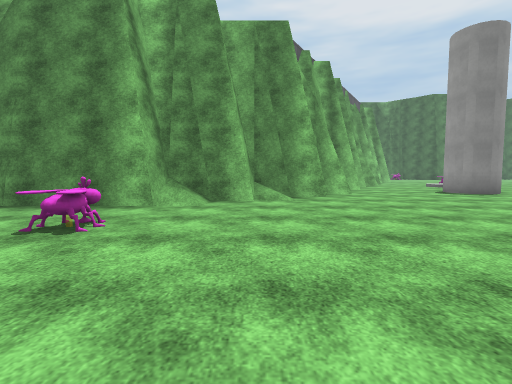
view 1 (above)

24 first-person views from a walk through a Unity game level. The camera is 1.3 m above the floor, tilts 4° down and sees 85° across. The floor is counted in squares, 2 m on a side. Each view is taken from the middle of a square. On the plan, view 1 faces up. The plan holds only what a view shows up to about 9 squares ahead; the rest is blank. The place goes on beyond the plan. Some surface patterns are stand-ins.

view 2
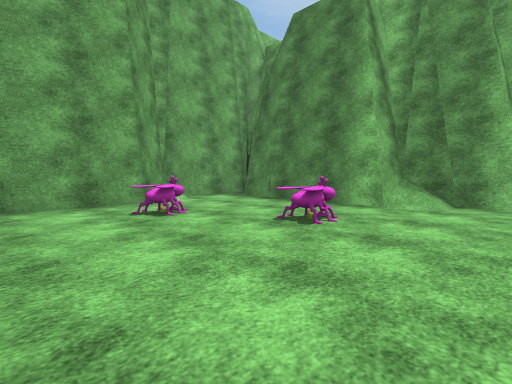

view 3
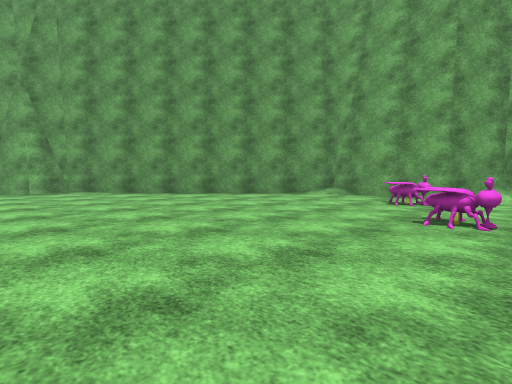

view 4
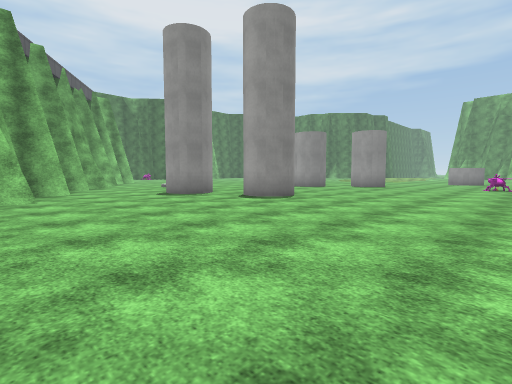

view 5
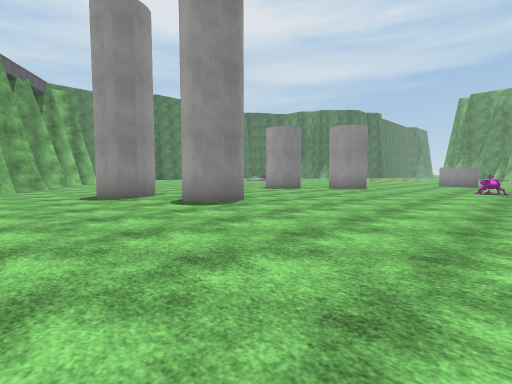

view 6
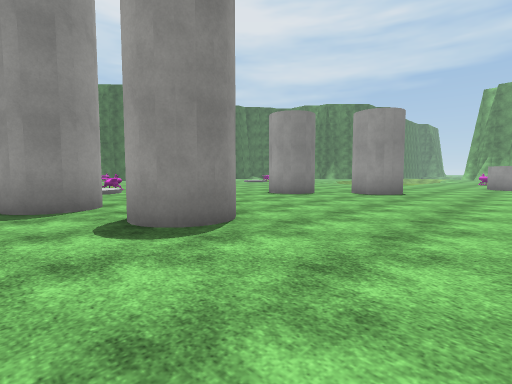

view 7
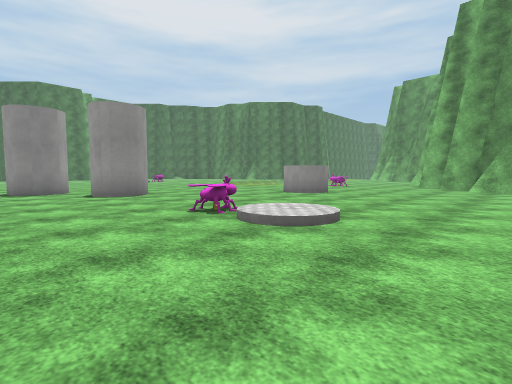

view 8
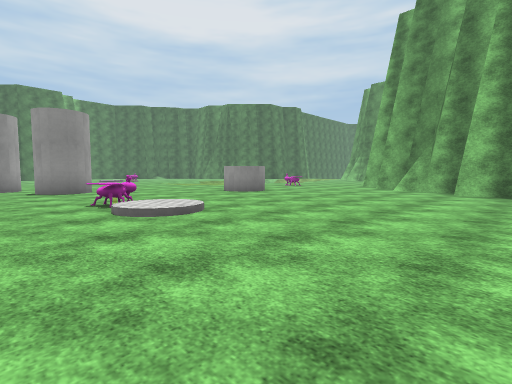

view 9
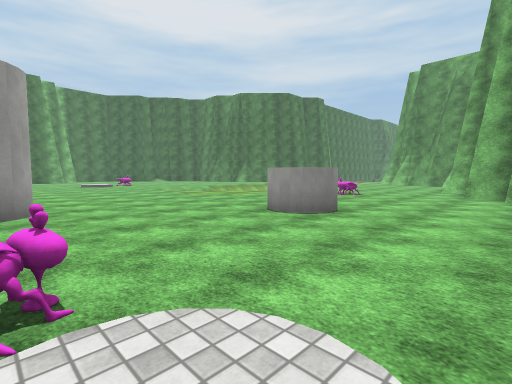

view 10
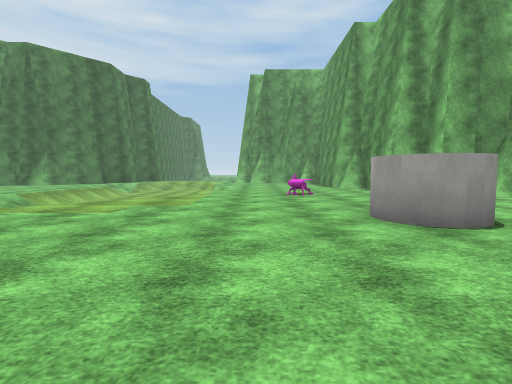

view 11
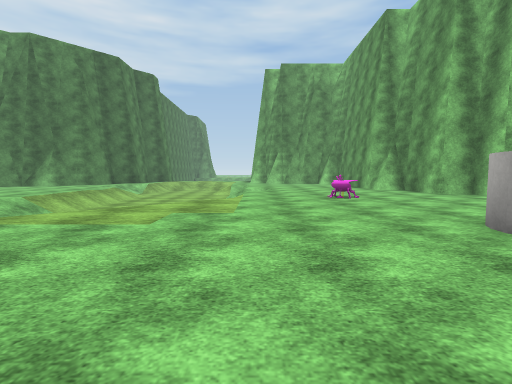

view 12
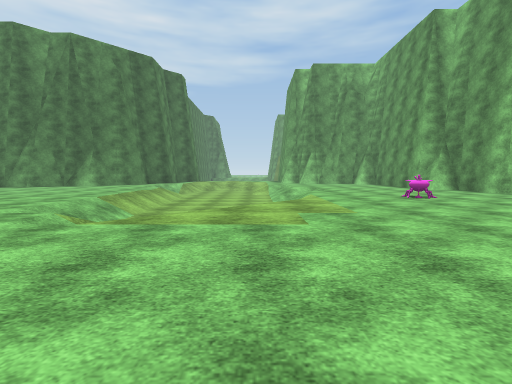

view 13
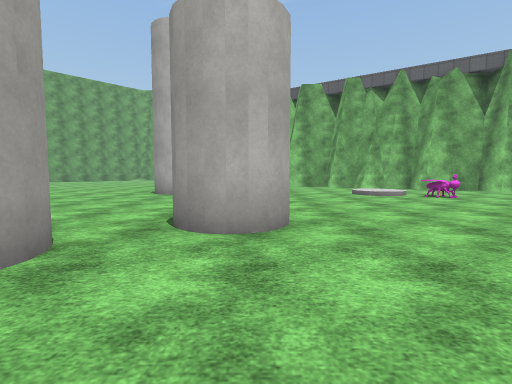

view 14
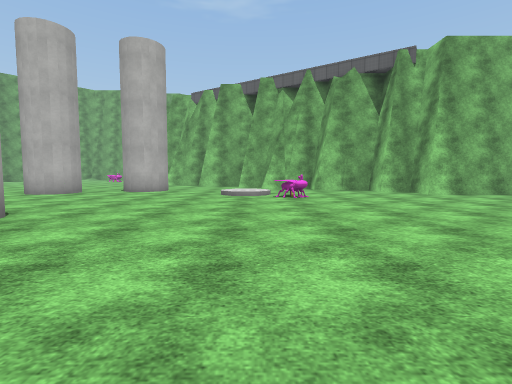

view 15
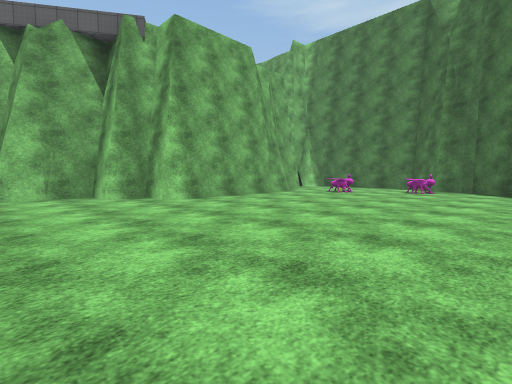

view 16
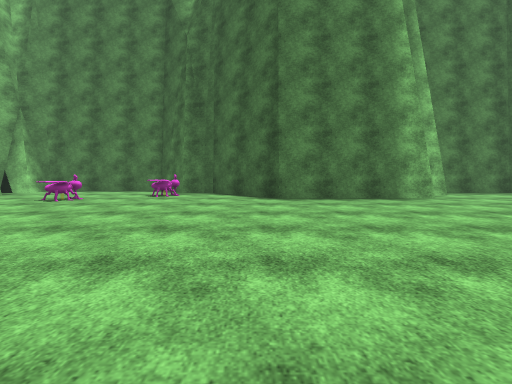

view 17
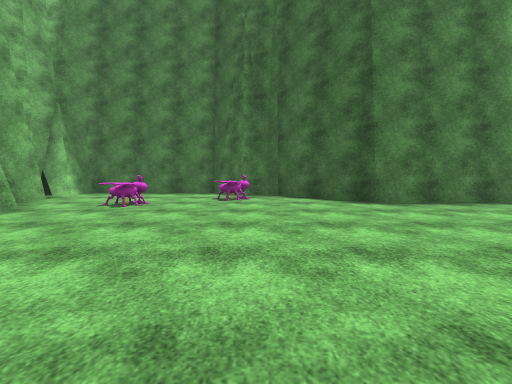

view 18
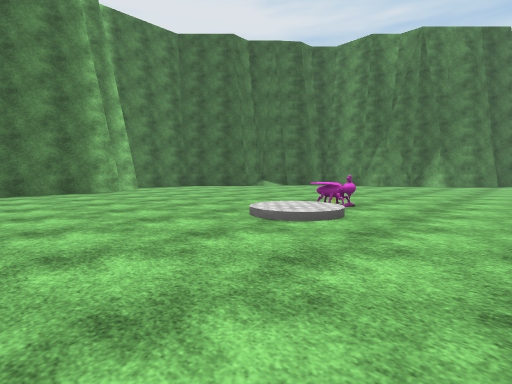

view 19
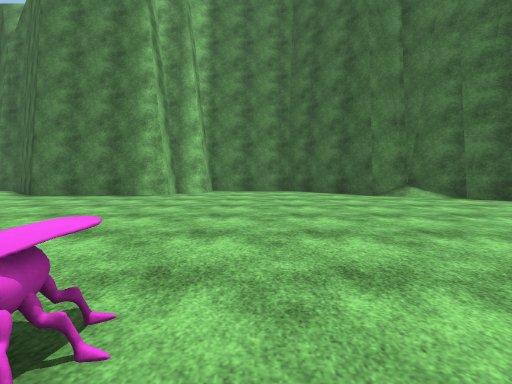

view 20
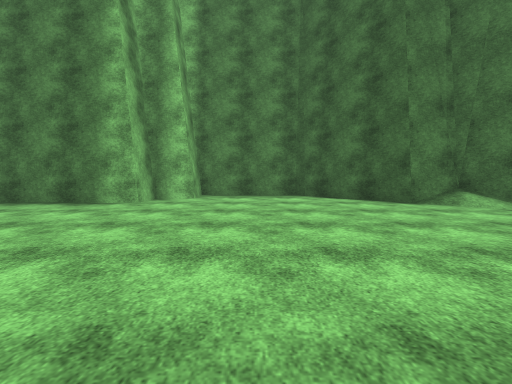

view 21
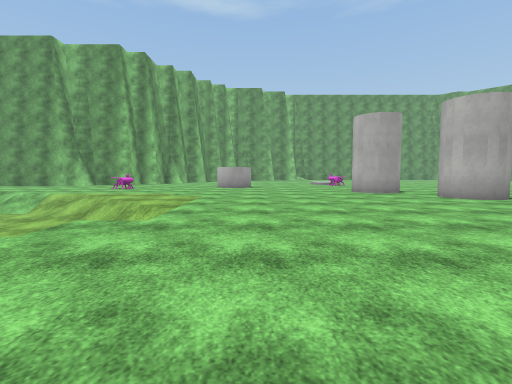

view 22
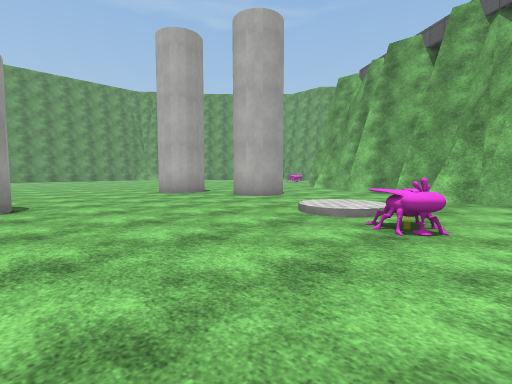

view 23
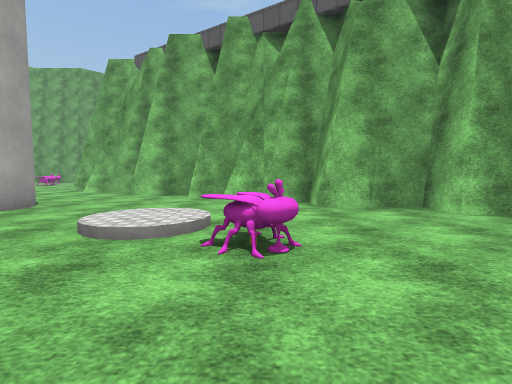

view 24
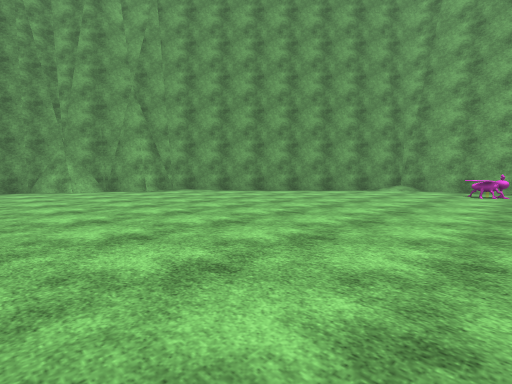

### Floor plan
Key: @ floor where view 1 was taken; # wall or solid block; . main floor; - floor 1 m lower than the main floor; / step, stairs or slope; O other object.
Columns run from 7 left of view 1 to 26 right of it. Each row starts with its distance up from view 1.
 27               #######
 26               #.....###    ######
 25               #....OO.##  ##....##
 24               #..O.....####......#
 23               ##.O................
 22                #..................
 21                #..................
 20                #..................
 19                #.................
 18               ##.................
 17               #...........//O.....
 16               ............//......
 15              #....................
 14              ...OO................
 13            ##..//............/////
 12            #...//...........//----
 11           ##................//----
 10           #..................//--
  9          ##...#.....##........//--
  8        ###..........##.........///
  7      ###.......#......#...........
  6 ######.........#......#...........
  5 #..............................OO.
  4 #..........................#......
  3 #/...O.....................#......
  2 ##.O..................O...........
  1  #....................//.........#
  0  #.....@.....      ...//........##
 -1  #...........      ............##
 -2  ##..........      ............#
 -3   ##.........       ..........##
 -4    ##........       ..........#
 -5     ##.......
 -6      ##......
 -7       ### ..
 -8           #.
 -9           ##

Where each view was taken, in squares from view 1:
view 1: 0 up, 0 right, facing up
view 2: 0 up, 0 right, facing up-left
view 3: 4 up, 2 right, facing down-left
view 4: 1 up, 2 right, facing up-right
view 5: 1 up, 4 right, facing up-right
view 6: 3 up, 6 right, facing up-right
view 7: 2 down, 12 right, facing up-right
view 8: 4 down, 13 right, facing up-right
view 9: 0 up, 15 right, facing up-right
view 10: 6 up, 16 right, facing right
view 11: 7 up, 17 right, facing right
view 12: 9 up, 17 right, facing right
view 13: 9 up, 17 right, facing left
view 14: 13 up, 17 right, facing left
view 15: 15 up, 15 right, facing up-left
view 16: 17 up, 15 right, facing up
view 17: 18 up, 13 right, facing up
view 18: 14 up, 16 right, facing up-right
view 19: 16 up, 22 right, facing up
view 20: 18 up, 22 right, facing up
view 21: 16 up, 19 right, facing down
view 22: 15 up, 13 right, facing down-left
view 23: 14 up, 12 right, facing left
view 24: 3 up, 5 right, facing down-left
